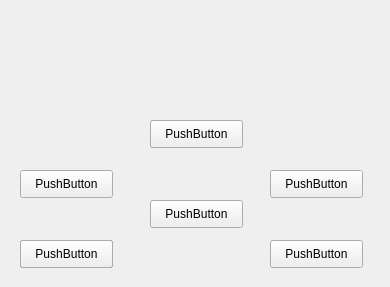
<?xml version="1.0" encoding="UTF-8"?>
<ui version="4.0">
 <class>TestDialog</class>
 <widget class="QDialog" name="TestDialog">
  <property name="geometry">
   <rect>
    <x>0</x>
    <y>0</y>
    <width>390</width>
    <height>287</height>
   </rect>
  </property>
  <property name="windowTitle">
   <string>Dialog</string>
  </property>
  <widget class="QPushButton" name="pushButton">
   <property name="geometry">
    <rect>
     <x>20</x>
     <y>240</y>
     <width>93</width>
     <height>28</height>
    </rect>
   </property>
   <property name="text">
    <string>PushButton</string>
   </property>
  </widget>
  <widget class="QPushButton" name="pushButton_2">
   <property name="geometry">
    <rect>
     <x>270</x>
     <y>240</y>
     <width>93</width>
     <height>28</height>
    </rect>
   </property>
   <property name="text">
    <string>PushButton</string>
   </property>
  </widget>
  <widget class="QPushButton" name="pushButton_3">
   <property name="geometry">
    <rect>
     <x>20</x>
     <y>170</y>
     <width>93</width>
     <height>28</height>
    </rect>
   </property>
   <property name="text">
    <string>PushButton</string>
   </property>
  </widget>
  <widget class="QPushButton" name="pushButton_4">
   <property name="geometry">
    <rect>
     <x>270</x>
     <y>170</y>
     <width>93</width>
     <height>28</height>
    </rect>
   </property>
   <property name="text">
    <string>PushButton</string>
   </property>
  </widget>
  <widget class="QPushButton" name="pushButton_5">
   <property name="geometry">
    <rect>
     <x>150</x>
     <y>120</y>
     <width>93</width>
     <height>28</height>
    </rect>
   </property>
   <property name="text">
    <string>PushButton</string>
   </property>
  </widget>
  <widget class="QPushButton" name="pushButton_6">
   <property name="geometry">
    <rect>
     <x>20</x>
     <y>240</y>
     <width>93</width>
     <height>28</height>
    </rect>
   </property>
   <property name="text">
    <string>PushButton</string>
   </property>
  </widget>
  <widget class="QPushButton" name="pushButton_7">
   <property name="geometry">
    <rect>
     <x>150</x>
     <y>120</y>
     <width>93</width>
     <height>28</height>
    </rect>
   </property>
   <property name="text">
    <string>PushButton</string>
   </property>
  </widget>
  <widget class="QPushButton" name="pushButton_8">
   <property name="geometry">
    <rect>
     <x>150</x>
     <y>200</y>
     <width>93</width>
     <height>28</height>
    </rect>
   </property>
   <property name="text">
    <string>PushButton</string>
   </property>
  </widget>
 </widget>
 <resources/>
 <connections/>
</ui>
